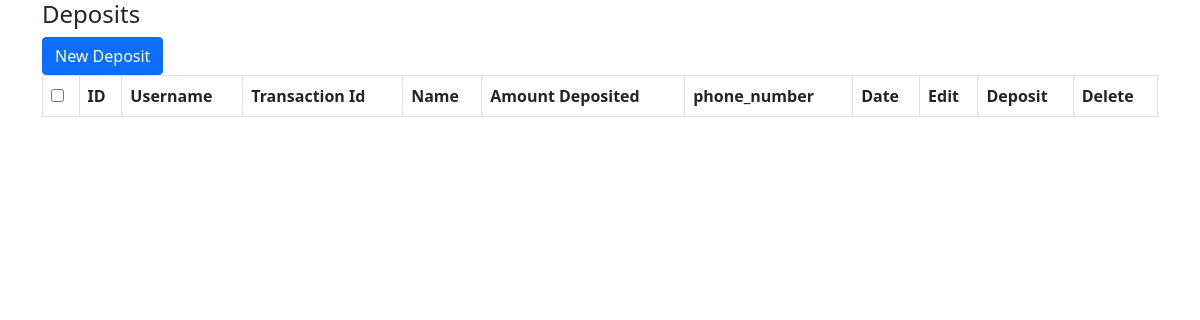
Before: /deposited_amount/ with the older database file.
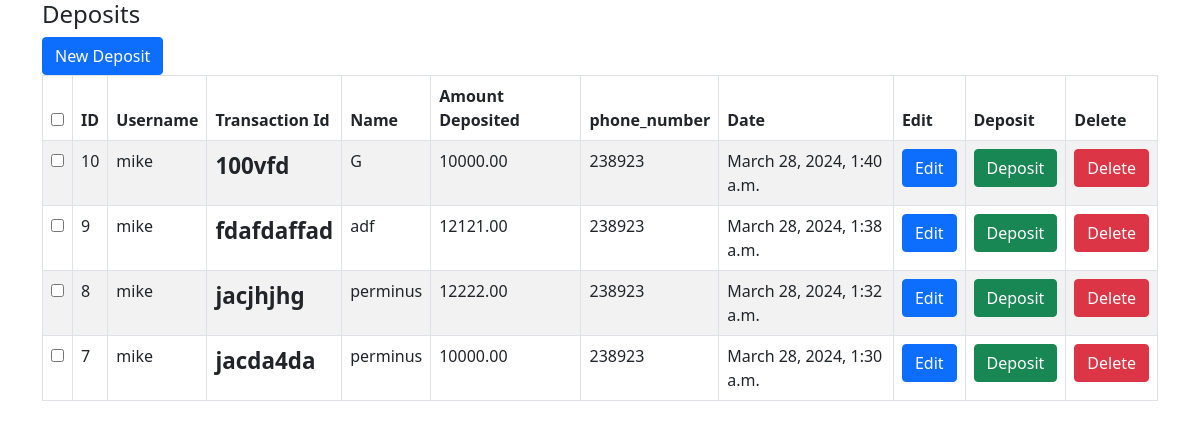
After: the same page with the newer database file.
### investor/models.py (models this page shows, shortened)
class Deposit(models.Model):
    username = models.CharField(max_length=12, null=False, blank=False)
    name = models.CharField(max_length=12, null=False, blank=False)
    amount_paid = models.DecimalField(max_digits=10, decimal_places=2)
    phone_number = models.IntegerField(null=False, blank=False)
    date = models.DateTimeField(auto_now_add=True)
    transactions_id = models.CharField(max_length=12, null=False, blank=False)

### investor/views.py (the view)
# urls.py: path('deposited_amount/', views.deposited_amount, name='deposited_amount'),
def deposited_amount(request):
    user = Deposit.objects.all().order_by('-date')
    return render(request, 'transactions/deposit.html', {'user': user})

### investor/templates/transactions/deposit.html (shortened to what this page needs)
{% extends "base.html" %}
{% block content %}
 <div class="col-md-12">
        <span><a href="/dashboard/" class="btn btn-primary">New Deposit</a></span>
        <div class="table-responsive">
		<table id="bootstrapdatatable" class="table table-striped table-bordered" width="100%">
        <thead>
            <th><input type="checkbox" id="checkall" /></th>
            <th>ID</th>
            <th>Username</th>
			<th>Transaction Id</th>
			<th>Name</th>
			<th>Amount Deposited</th>
			<th>phone_number</th>
			<th>Date</th>
            <th>Edit</th>
            <th>Deposit</th>
			<th>Delete</th>
        </thead>
        <tbody>
        {% for user in user  %}
            <tr>
            <td><input type="checkbox" class="checkthis" /></td>
            <td>{{ user.id }}</td>
            <td>{{ user.username }}</td>
			<td style="font-size: 1.4rem; font-weight: 900;">{{ user.transactions_id }}</td>
			<td>{{ user.name }}</td>
			<td>{{ user.amount_paid }}</td>
			<td>{{ user.phone_number }}</td>
			<td>{{ user.date }}</td>
            <td><a href="/edit_deposit/{{ user.id }}" class="btn btn-primary">Edit</a></td>
            <td><a href="/make_deposit/{{ user.id }}" class="btn btn-success">Deposit</a></td>
            <td><a href="/destroy_deposit/{{ user.id }}" class="btn btn-danger">Delete</a></td>
			</tr>
		{% endfor %}
        </tbody>
        </table>
        </div>
    </div>
{% endblock content %}

Changed rows visible on the page:
added Deposit: id "10", username "mike", transactions_id "100vfd", name "G", amount_paid "10000.00", phone_number "238923", date "March 28, 2024, 1:40 a.m."
added Deposit: id "9", username "mike", transactions_id "fdafdaffad", name "adf", amount_paid "12121.00", phone_number "238923", date "March 28, 2024, 1:38 a.m."
added Deposit: id "8", username "mike", transactions_id "jacjhjhg", name "perminus", amount_paid "12222.00", phone_number "238923", date "March 28, 2024, 1:32 a.m."
added Deposit: id "7", username "mike", transactions_id "jacda4da", name "perminus", amount_paid "10000.00", phone_number "238923", date "March 28, 2024, 1:30 a.m."
